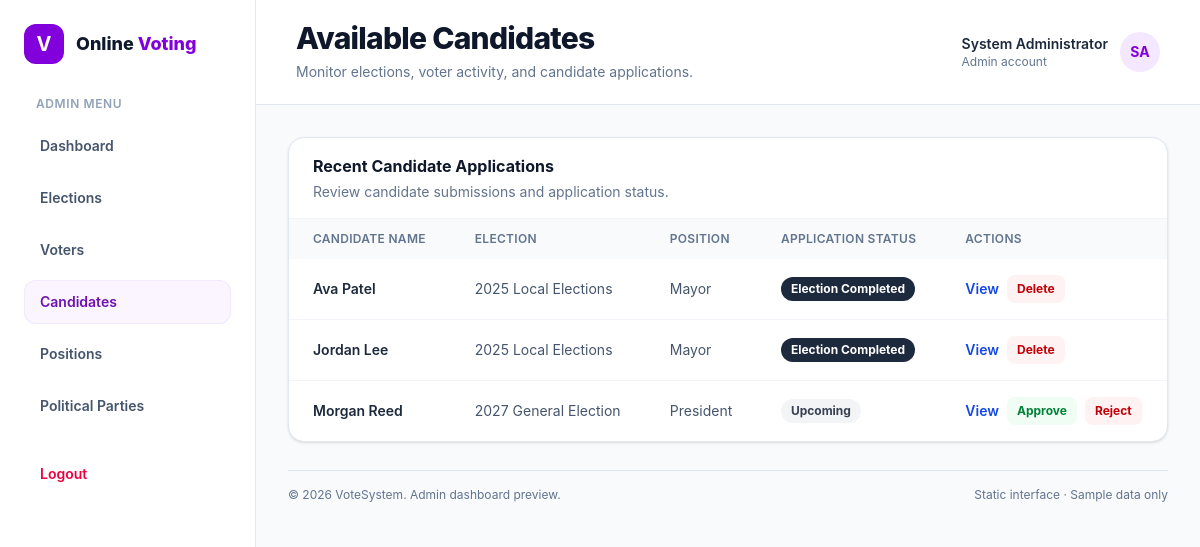
Screenshot of /views/admin/candidates.php (signed in) with the database file from the repository.
### tables this page shows
CREATE TABLE applications (
    id INT AUTO_INCREMENT PRIMARY KEY,
    user_id INT NOT NULL,
    address VARCHAR(255) NOT NULL,
    city VARCHAR(100) NOT NULL,
    state VARCHAR(100) NOT NULL,
    country VARCHAR(100) NOT NULL,
    postal_code VARCHAR(20) NOT NULL,
    election_id INT NOT NULL,
    position_id INT NOT NULL,
    constituency_area VARCHAR(100) NOT NULL,
    party_id INT DEFAULT NULL,
    qualifications TEXT NOT NULL,
    experience TEXT NOT NULL,
    manifesto TEXT NOT NULL,
    certificates VARCHAR(255) DEFAULT NULL,
    status ENUM('pending', 'approved', 'rejected') NOT NULL DEFAULT 'pending',
    created_at TIMESTAMP DEFAULT CURRENT_TIMESTAMP,
    updated_at TIMESTAMP DEFAULT CURRENT_TIMESTAMP ON UPDATE CURRENT_TIMESTAMP,
    FOREIGN KEY (user_id) REFERENCES users(id) ON DELETE CASCADE,
    FOREIGN KEY (election_id) REFERENCES elections(id) ON DELETE CASCADE,
    FOREIGN KEY (position_id) REFERENCES positions(id) ON DELETE CASCADE,
    FOREIGN KEY (party_id) REFERENCES parties(id) ON DELETE SET NULL,
    UNIQUE (user_id, election_id, position_id)
);

CREATE TABLE users (
    id INT AUTO_INCREMENT PRIMARY KEY,
    name VARCHAR(50) NOT NULL,
    email VARCHAR(100) NOT NULL UNIQUE,
    identity_type VARCHAR(20) NOT NULL,
    identity_number VARCHAR(20) NOT NULL UNIQUE,
    dob DATE NOT NULL,
    gender ENUM('male', 'female', 'other') NOT NULL,
    role ENUM('voter', 'candidate', 'admin') NOT NULL DEFAULT 'voter',
    status tinyint NOT NULL DEFAULT 1,
    password VARCHAR(255) NOT NULL,
    profile_picture VARCHAR(255) DEFAULT NULL,
    created_at TIMESTAMP DEFAULT CURRENT_TIMESTAMP,
    updated_at TIMESTAMP DEFAULT CURRENT_TIMESTAMP ON UPDATE CURRENT_TIMESTAMP
);

CREATE TABLE elections (
    id INT AUTO_INCREMENT PRIMARY KEY,
    title VARCHAR(100) NOT NULL UNIQUE,
    description TEXT NOT NULL,
    start_date DATETIME NOT NULL,
    end_date DATETIME NOT NULL,
    status ENUM('upcoming', 'ongoing', 'completed') NOT NULL DEFAULT 'upcoming',
    created_at TIMESTAMP DEFAULT CURRENT_TIMESTAMP,
    updated_at TIMESTAMP DEFAULT CURRENT_TIMESTAMP ON UPDATE CURRENT_TIMESTAMP
);

CREATE TABLE positions (
    id INT AUTO_INCREMENT PRIMARY KEY,
    title VARCHAR(100) NOT NULL UNIQUE,
    description TEXT NOT NULL,
    created_at TIMESTAMP DEFAULT CURRENT_TIMESTAMP,
    updated_at TIMESTAMP DEFAULT CURRENT_TIMESTAMP ON UPDATE CURRENT_TIMESTAMP
);

### app/helpers/security.php (called while the page is built, shortened)
<?php
function cleanText(string $value): string
{
    return htmlspecialchars(trim($value), ENT_QUOTES, 'UTF-8');
}
function getCsrfToken(): string
{
    return $_SESSION['csrf_token'];
}

### includes/admin/applications_list.php (the view, shortened to what this page needs)
<table class="w-full min-w-[760px] text-left text-sm">
    <thead class="bg-slate-50 text-xs uppercase tracking-wide text-slate-500">
        <tr>
            <th scope="col" class="px-6 py-3 font-semibold">Candidate Name</th>
            <th scope="col" class="px-6 py-3 font-semibold">Election</th>
            <th scope="col" class="px-6 py-3 font-semibold">Position</th>
            <th scope="col" class="px-6 py-3 font-semibold">Application Status</th>
            <th scope="col" class="px-6 py-3 font-semibold">Actions</th>
        </tr>
    </thead>
    <tbody class="divide-y divide-slate-100">
        <?php
          $statusColors = [
              'pending' => 'bg-gray-100 text-gray-700',
              'approved' => 'bg-green-50 text-green-700',
              'rejected' => 'bg-red-50 text-red-700'
          ];
          if ($limit == false) {
              $candidates = $pdo->query("SELECT applications.status AS status,
                              applications.id AS candidate_id,
                              users.name AS username,
                              elections.title AS election,
                              elections.status AS election_status,
                              positions.title AS position FROM applications
                              INNER JOIN users ON applications.user_id=users.id
                              INNER JOIN elections ON applications.election_id=elections.id
                              INNER JOIN positions ON applications.position_id=positions.id
                              ")->fetchAll();
          }
          if (empty($candidates)) {
              echo '<tr>
                              <td class="px-6 py-4 font-semibold text-slate-600">
                              No Application submitted by candidates
                              </td>
                              </tr>';
          } else {
              foreach ($candidates as $key => $candidate) {
                  $electionStatusLabel = $candidate['election_status'] === 'completed'
                      ? 'Election Completed'
                      : ucfirst($candidate['election_status']);
                  echo ' <tr>
                                  <td class="px-6 py-4 font-semibold text-slate-800">' . cleanText((string) $candidate['username']) . '</td>
                                  <td class="px-6 py-4 text-slate-600">' . cleanText((string) $candidate['election']) . '</td>
                                  <td class="px-6 py-4 text-slate-600">' . cleanText((string) $candidate['position']) . '</td>
                                  <td class="px-6 py-4"><span
                                          class="inline-flex rounded-full px-2.5 py-1 text-xs font-bold ' . ($candidate['election_status'] === 'completed' ? 'bg-slate-800 text-white' : $statusColors[$candidate['status']]) . '">' . cleanText($electionStatusLabel) . '</span>
                                  </td>
                                  <td class="px-6 py-4">
                                      <div class="flex items-center gap-2">
                                      <a href="../../views/admin/application_details.php?candidate='
                      . $candidate['candidate_id'] . '" class="font-semibold text-blue-700 hover:underline">View</a>';
                  if ($candidate['election_status'] !== 'completed' && $candidate['status'] === 'pending') {
                      echo '<a href="../../app/controllers/actions.php?candidate=' . $candidate['candidate_id'] . '&approve=true&csrf_token=' . urlencode(getCsrfToken()) . '"
                                                  class="rounded-lg bg-green-50 px-2.5 py-1.5 text-xs font-bold text-green-700">Approve</a>
                                                  <a href="../../app/controllers/actions.php?candidate=' . $candidate['candidate_id'] . '&approve=false&csrf_token=' . urlencode(getCsrfToken()) . '"
                                                  class="rounded-lg bg-red-50 px-2.5 py-1.5 text-xs font-bold text-red-700">Reject</a>';
                  } elseif ($candidate['election_status'] !== 'completed' && $candidate['status'] !== 'pending') {
                      echo '<span class="text-xs font-bold text-slate-500">Already reviewed</span>';
                  }
                  if ($candidate['election_status'] === 'completed') {
                      echo '<a href="../../app/controllers/actions.php?delete_application=' . $candidate['candidate_id'] . '&csrf_token=' . urlencode(getCsrfToken()) . '" onclick="return confirm(\'Delete this completed election application?\')" class="rounded-lg bg-red-50 px-2.5 py-1.5 text-xs font-bold text-red-700">Delete</a>';
                  }
                  echo ' </div>
                                  </td>
                               </tr>';
              }
          } ?>
    </tbody>
</table>

### rows the page displays
applications: user.name "Ava Patel", election.title "2025 Local Elections", position.title "Mayor", election.status "Election Completed"
applications: user.name "Jordan Lee", election.title "2025 Local Elections", position.title "Mayor", election.status "Election Completed"
applications: user.name "Morgan Reed", election.title "2027 General Election", position.title "President", election.status "Upcoming"

### other values shown
$portalLabel "ADMIN"
$item['label'] "Dashboard"
$item['label'] "Elections"
$item['label'] "Voters"
$item['label'] "Candidates"
$item['label'] "Positions"
$item['label'] "Political Parties"
$pageTitle "Available Candidates"
$pageDescription "Monitor elections, voter activity, and candidate applications."
$headerName "System Administrator"
$headerRole "Admin"
$headerInitials "SA"
